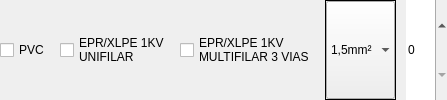
                     <widget class="QFrame" name="frame_6">
                      <property name="styleSheet">
                       <string notr="true"/>
                      </property>
                      <property name="frameShape">
                       <enum>QFrame::NoFrame</enum>
                      </property>
                      <property name="frameShadow">
                       <enum>QFrame::Plain</enum>
                      </property>
                      <property name="lineWidth">
                       <number>2</number>
                      </property>
                      <layout class="QHBoxLayout" name="horizontalLayout_4">
                       <property name="spacing">
                        <number>10</number>
                       </property>
                       <property name="leftMargin">
                        <number>0</number>
                       </property>
                       <property name="topMargin">
                        <number>0</number>
                       </property>
                       <property name="rightMargin">
                        <number>0</number>
                       </property>
                       <property name="bottomMargin">
                        <number>0</number>
                       </property>
                       <item>
                        <widget class="QFrame" name="frame_13">
                         <property name="sizePolicy">
                          <sizepolicy hsizetype="MinimumExpanding" vsizetype="Preferred">
                           <horstretch>0</horstretch>
                           <verstretch>0</verstretch>
                          </sizepolicy>
                         </property>
                         <property name="frameShape">
                          <enum>QFrame::NoFrame</enum>
                         </property>
                         <property name="frameShadow">
                          <enum>QFrame::Plain</enum>
                         </property>
                         <layout class="QHBoxLayout" name="horizontalLayout_10">
                          <property name="spacing">
                           <number>10</number>
                          </property>
                          <property name="leftMargin">
                           <number>0</number>
                          </property>
                          <property name="topMargin">
                           <number>0</number>
                          </property>
                          <property name="rightMargin">
                           <number>0</number>
                          </property>
                          <property name="bottomMargin">
                           <number>0</number>
                          </property>
                          <item>
                           <widget class="QCheckBox" name="radioButton_4">
                            <property name="sizePolicy">
                             <sizepolicy hsizetype="Minimum" vsizetype="Minimum">
                              <horstretch>0</horstretch>
                              <verstretch>0</verstretch>
                             </sizepolicy>
                            </property>
                            <property name="text">
                             <string>PVC</string>
                            </property>
                            <property name="checkable">
                             <bool>true</bool>
                            </property>
                            <property name="checked">
                             <bool>false</bool>
                            </property>
                           </widget>
                          </item>
                          <item>
                           <widget class="QCheckBox" name="radioButton_5">
                            <property name="sizePolicy">
                             <sizepolicy hsizetype="Minimum" vsizetype="Minimum">
                              <horstretch>0</horstretch>
                              <verstretch>0</verstretch>
                             </sizepolicy>
                            </property>
                            <property name="text">
                             <string>EPR/XLPE 1KV
UNIFILAR</string>
                            </property>
                           </widget>
                          </item>
                          <item>
                           <widget class="QCheckBox" name="radioButton_6">
                            <property name="sizePolicy">
                             <sizepolicy hsizetype="Minimum" vsizetype="Minimum">
                              <horstretch>0</horstretch>
                              <verstretch>0</verstretch>
                             </sizepolicy>
                            </property>
                            <property name="text">
                             <string>EPR/XLPE 1KV
MULTIFILAR 3 VIAS</string>
                            </property>
                           </widget>
                          </item>
                         </layout>
                        </widget>
                       </item>
                       <item>
                        <widget class="QFrame" name="frame_17">
                         <property name="frameShape">
                          <enum>QFrame::Box</enum>
                         </property>
                         <property name="frameShadow">
                          <enum>QFrame::Plain</enum>
                         </property>
                         <layout class="QHBoxLayout" name="horizontalLayout_14">
                          <property name="spacing">
                           <number>0</number>
                          </property>
                          <property name="leftMargin">
                           <number>0</number>
                          </property>
                          <property name="topMargin">
                           <number>0</number>
                          </property>
                          <property name="rightMargin">
                           <number>0</number>
                          </property>
                          <property name="bottomMargin">
                           <number>0</number>
                          </property>
                          <item>
                           <widget class="QComboBox" name="bitolas2">
                            <property name="sizePolicy">
                             <sizepolicy hsizetype="Preferred" vsizetype="Minimum">
                              <horstretch>0</horstretch>
                              <verstretch>0</verstretch>
                             </sizepolicy>
                            </property>
                            <property name="styleSheet">
                             <string notr="true">QComboBox {
	border-color: rgba(255, 255, 255, 0);
	text-decoration:none;
}
QComboBox:hover {
	border-bottom:2px solid;
	border-bottom-color: rgb(0, 85, 255);
}
</string>
                            </property>
                            <property name="frame">
                             <bool>false</bool>
                            </property>
                            <item>
                             <property name="text">
                              <string>1,5mm²</string>
                             </property>
                            </item>
                           </widget>
                          </item>
                         </layout>
                        </widget>
                       </item>
                       <item>
                        <widget class="QSpinBox" name="qnt2">
                         <property name="sizePolicy">
                          <sizepolicy hsizetype="Maximum" vsizetype="Minimum">
                           <horstretch>0</horstretch>
                           <verstretch>0</verstretch>
                          </sizepolicy>
                         </property>
                         <property name="styleSheet">
                          <string notr="true">QSpinBox {
	border-color: rgba(255, 255, 255, 0);
	text-decoration:none;
}
QSpinBox:hover {
	border-bottom:2px solid;
	border-bottom-color: rgb(0, 85, 255);
}
</string>
                         </property>
                         <property name="frame">
                          <bool>false</bool>
                         </property>
                        </widget>
                       </item>
                      </layout>
                     </widget>
